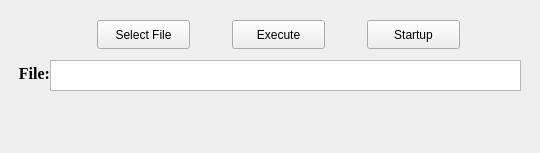
<?xml version="1.0" encoding="UTF-8"?>
<ui version="4.0">
 <class>batch2</class>
 <widget class="QWidget" name="batch2">
  <property name="geometry">
   <rect>
    <x>0</x>
    <y>0</y>
    <width>540</width>
    <height>153</height>
   </rect>
  </property>
  <property name="windowTitle">
   <string>Form</string>
  </property>
  <widget class="QPushButton" name="selectFilePushButton">
   <property name="geometry">
    <rect>
     <x>97</x>
     <y>20</y>
     <width>93</width>
     <height>29</height>
    </rect>
   </property>
   <property name="text">
    <string>Select File</string>
   </property>
  </widget>
  <widget class="QPushButton" name="executePushButton_2">
   <property name="geometry">
    <rect>
     <x>232</x>
     <y>20</y>
     <width>93</width>
     <height>29</height>
    </rect>
   </property>
   <property name="text">
    <string>Execute</string>
   </property>
  </widget>
  <widget class="QPushButton" name="startupPushButton_3">
   <property name="geometry">
    <rect>
     <x>367</x>
     <y>20</y>
     <width>93</width>
     <height>29</height>
    </rect>
   </property>
   <property name="text">
    <string>Startup</string>
   </property>
  </widget>
  <widget class="QPlainTextEdit" name="plainTextEdit">
   <property name="geometry">
    <rect>
     <x>50</x>
     <y>60</y>
     <width>471</width>
     <height>31</height>
    </rect>
   </property>
   <property name="font">
    <font>
     <family>Times New Roman</family>
     <pointsize>12</pointsize>
    </font>
   </property>
  </widget>
  <widget class="QLabel" name="label">
   <property name="geometry">
    <rect>
     <x>-9</x>
     <y>63</y>
     <width>63</width>
     <height>20</height>
    </rect>
   </property>
   <property name="font">
    <font>
     <family>Times New Roman</family>
     <pointsize>12</pointsize>
     <bold>true</bold>
    </font>
   </property>
   <property name="text">
    <string>File: </string>
   </property>
   <property name="alignment">
    <set>Qt::AlignRight|Qt::AlignTrailing|Qt::AlignVCenter</set>
   </property>
  </widget>
 </widget>
 <resources/>
 <connections/>
</ui>
